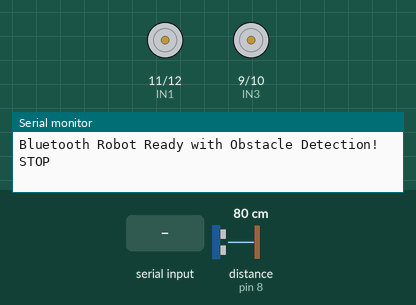
Simulated run of this sketch. Board: Arduino Uno, built with avr-gcc and run on an emulated ATmega328P. Parts: motor-driver pin pairs drawn as motors (green arrow = first pin HIGH = forward, orange = second pin HIGH = backward, longer = more drive, scaled by the enable pin), the last lines printed to the serial monitor. Wiring (inferred from the names in the program): ultrasonic range finder: trigger pin 7; echo pin 8. Inputs (shaded band) come from the test bench; at power-on: distance to the obstacle (sensor on pin 8) 80 cm. The echo pulse lasts 58.3 µs per cm.

Above: at 1.2 s.
1.3 s: "F90\n" received over Serial
At 2.2 s:
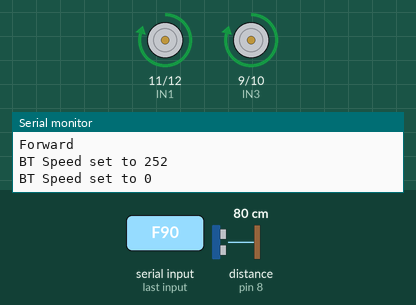
2.8 s: "B90\n" received over Serial
At 3.3 s:
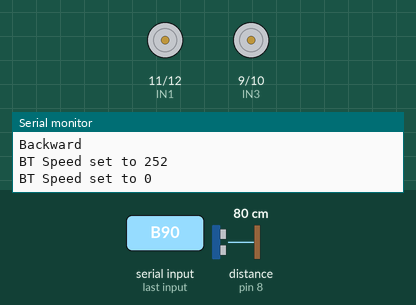
4.3 s: "L90\n" received over Serial
5.8 s: "R90\n" received over Serial
7.3 s: "F,45\n" received over Serial
8.8 s: distance to the obstacle (sensor on pin 8) set to 13 cm
10.3 s: distance to the obstacle (sensor on pin 8) set to 9 cm
Timing chart, 0 to 12.8 s (numbered marks = the images above; inputs shaded):
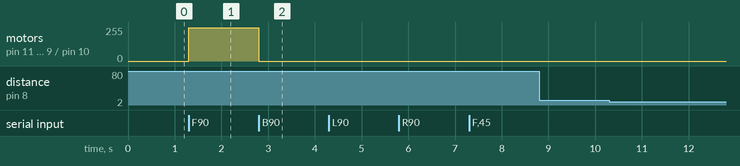

The sketch:

carwithson.ino
```cpp
// -------------------- Motor Pins --------------------
#define IN1  11
#define IN2  12
#define IN3  9
#define IN4  10
#define ENA  5
#define ENB  6

// -------------------- Ultrasonic Pins --------------------
#define TRIG 7
#define ECHO 8

// -------------------- Variables --------------------
char command = 'S';
int btSpeed = 250;       // Speed from Bluetooth
int autoSpeed = 250;     // Speed limited by obstacle
long distance = 0;

// ===================================================
// SETUP
// ===================================================
void setup() {
  pinMode(IN1, OUTPUT);
  pinMode(IN2, OUTPUT);
  pinMode(IN3, OUTPUT);
  pinMode(IN4, OUTPUT);
  pinMode(ENA, OUTPUT);
  pinMode(ENB, OUTPUT);

  pinMode(TRIG, OUTPUT);
  pinMode(ECHO, INPUT);

  Serial.begin(9600);
  Serial.println("Bluetooth Robot Ready with Obstacle Detection!");
  stopCar();
}

// ===================================================
// MAIN LOOP
// ===================================================
void loop() {

  // ---------------------------------------------------
  // 1 — OBSTACLE CHECK ONLY IF NOT MOVING BACKWARD
  // ---------------------------------------------------
  if (command != 'B') {
    distance = getDistance();
    autoSpeed = adjustSpeed(distance);
  } else {
    autoSpeed = btSpeed;  // Allow full backward movement
  }

  // ---------------------------------------------------
  // 2 — READ BLUETOOTH COMMANDS
  // ---------------------------------------------------
  if (Serial.available()) {
    command = Serial.read();

    // Speed control (0–9)
    if (command >= '0' && command <= '9') {
      btSpeed = (command - '0') * 28;  // 0→0 , 9→252
      Serial.print("BT Speed set to ");
      Serial.println(btSpeed);
    }

    // Direction commands
    switch (command) {
      case 'F': forward();  break;
      case 'B': backward(); break;
      case 'L': left();     break;
      case 'R': right();    break;
      case 'S': stopCar();  break;
    }
  }
}

// ===================================================
// Ultrasonic Distance Function
// ===================================================
long getDistance() {
  digitalWrite(TRIG, LOW);
  delayMicroseconds(3);

  digitalWrite(TRIG, HIGH);
  delayMicroseconds(10);
  digitalWrite(TRIG, LOW);

  long duration = pulseIn(ECHO, HIGH, 30000); // timeout = 30ms
  long distanceCm = duration * 0.034 / 2;

  return distanceCm;
}

// ===================================================
// Dynamic Speed Control
// ===================================================
int adjustSpeed(long d) {

  if (d == 0 || d > 100) {
    return btSpeed;        // No obstacle
  }
  else if (d > 40) {
    return btSpeed;        // Normal
  }
  else if (d > 20) {
    return btSpeed * 0.6;  // Medium slow
  }
  else if (d > 10) {
    return btSpeed * 0.3;  // Very slow
  }
  else {
    stopCar();             // Danger zone
    return 0;
  }
}

// ===================================================
// Motor Control
// ===================================================
void forward() {
  digitalWrite(IN1, HIGH);  digitalWrite(IN2, LOW);
  digitalWrite(IN3, HIGH);  digitalWrite(IN4, LOW);
  analogWrite(ENA, autoSpeed);
  analogWrite(ENB, autoSpeed);
  Serial.println("Forward");
}

void backward() {
  digitalWrite(IN1, LOW);   digitalWrite(IN2, HIGH);
  digitalWrite(IN3, LOW);   digitalWrite(IN4, HIGH);
  analogWrite(ENA, btSpeed);
  analogWrite(ENB, btSpeed);
  Serial.println("Backward");
}

void left() {
  digitalWrite(IN1, LOW);   digitalWrite(IN2, HIGH);
  digitalWrite(IN3, HIGH);  digitalWrite(IN4, LOW);
  analogWrite(ENA, autoSpeed);
  analogWrite(ENB, autoSpeed);
  Serial.println("Left");
}

void right() {
  digitalWrite(IN1, HIGH);  digitalWrite(IN2, LOW);
  digitalWrite(IN3, LOW);   digitalWrite(IN4, HIGH);
  analogWrite(ENA, autoSpeed);
  analogWrite(ENB, autoSpeed);
  Serial.println("Right");
}

void stopCar() {
  digitalWrite(IN1, LOW); digitalWrite(IN2, LOW);
  digitalWrite(IN3, LOW); digitalWrite(IN4, LOW);
  analogWrite(ENA, 0);
  analogWrite(ENB, 0);
  Serial.println("STOP");
}
```

Measured:
- after the input at 1.3 s, motor on pin 11 (IN1) / pin 12 (IN2), motor on pin 9 (IN3) / pin 10 (IN4): stopped → forward 250/255 at once
- after the input at 2.8 s, motor on pin 11 (IN1) / pin 12 (IN2), motor on pin 9 (IN3) / pin 10 (IN4): forward 250/255 → stopped at once
- after the input at 8.8 s, every drawn part: stays the same
